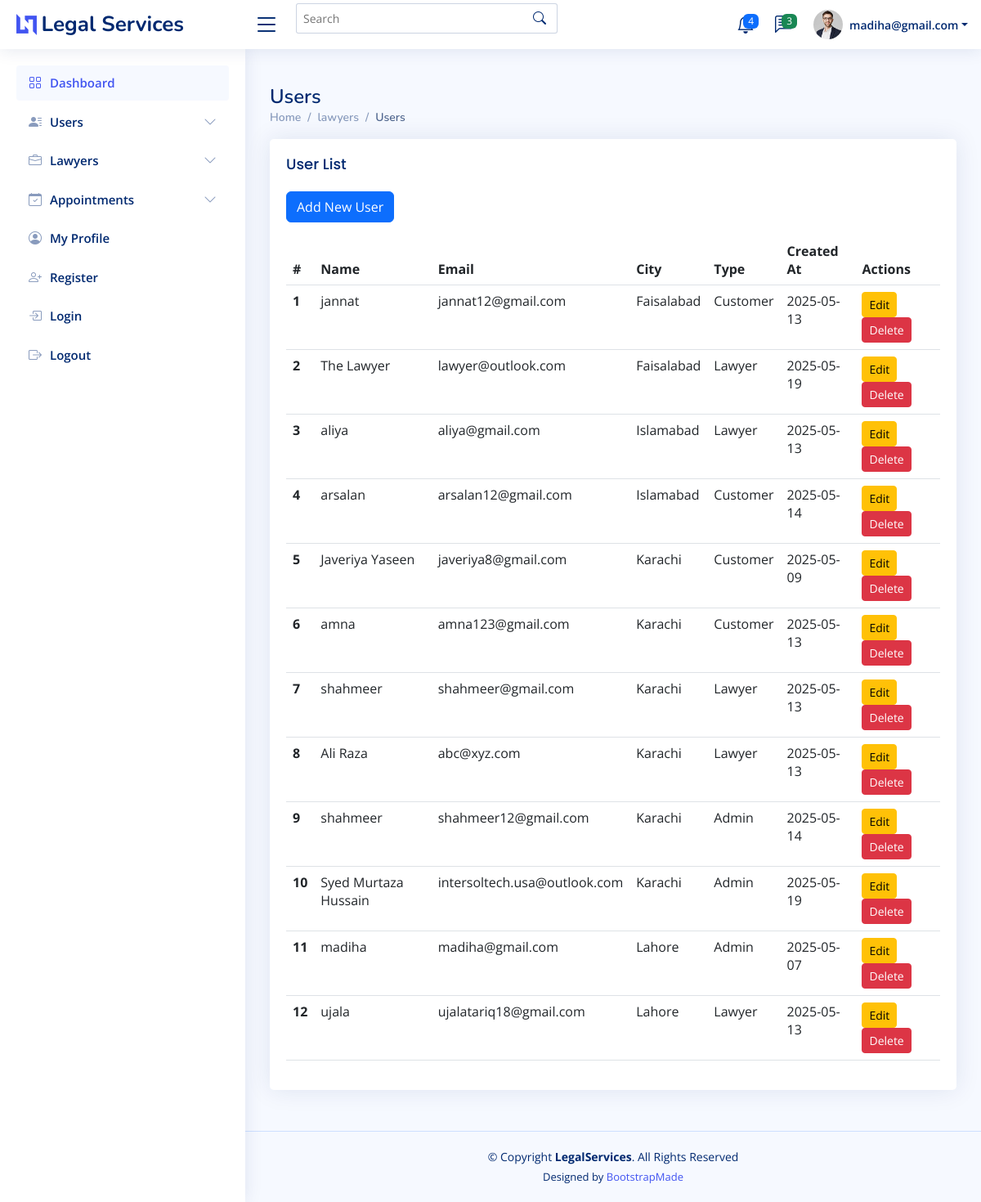
The page /admin/users.php (signed in) on the database its author committed.
### tables this page shows
CREATE TABLE `users` (
  `user_id` int(11) NOT NULL,
  `name` varchar(100) NOT NULL,
  `email` varchar(150) NOT NULL,
  `password` varchar(255) NOT NULL,
  `profile_photo` varchar(255) DEFAULT NULL,
  `user_type` enum('Customer','Lawyer','Admin') NOT NULL,
  `city_id` int(11) DEFAULT NULL,
  `created_at` timestamp NOT NULL DEFAULT current_timestamp(),
  `contact_info` varchar(255) DEFAULT NULL
);

CREATE TABLE `cities` (
  `city_id` int(11) NOT NULL,
  `city_name` varchar(100) NOT NULL
);

### admin/users.php (the view)
<?php
include('inc.header.php');
$users = [];
$sql = "SELECT users.*, cities.city_name
        FROM users
        JOIN cities ON users.city_id = cities.city_id";
$result = mysqli_query($conn, $sql);
if ($result && mysqli_num_rows($result) > 0) {
    while ($row = mysqli_fetch_assoc($result)) {
        $users[] = $row;
    }
}
?>
<main id="main" class="main">
  <div class="pagetitle">
    <h1>Users</h1>
    <nav>
      <ol class="breadcrumb">
        <li class="breadcrumb-item"><a href="index.php">Home</a></li>
        <li class="breadcrumb-item"><a href="lawyers.php">lawyers</a></li>
        <li class="breadcrumb-item active">Users</li>
      </ol>
    </nav>
  </div>
  <section class="section">
    <div class="row">
      <div class="col-lg-12">
        <div class="card">
          <div class="card-body">
            <h5 class="card-title">User List</h5>
            <a href="user.create.php" class="btn btn-primary mb-3">Add New User</a>
            <table class="table datatable">
              <thead>
                <tr>
                  <th>#</th>
                  <th>Name</th>
                  <th>Email</th>
                  <th>City</th>
                  <th>Type</th>
                  <th>Created At</th>
                  <th>Actions</th>
                </tr>
              </thead>
              <tbody>
                <?php if (!empty($users)): ?>
                  <?php foreach ($users as $index => $user): ?>
                    <tr>
                      <th scope="row"><?= $index + 1 ?></th>
                      <td><?= htmlspecialchars($user['name']) ?></td>
                      <td><?= htmlspecialchars($user['email']) ?></td>
                      <td><?= htmlspecialchars($user['city_name']) ?></td>
                      <td><?= htmlspecialchars($user['user_type']) ?></td>
                      <td><?= date('Y-m-d', strtotime($user['created_at'])) ?></td>
                      <td>
                        <a href="user.edit.php?id=<?= $user['user_id'] ?>" class="btn btn-sm btn-warning">Edit</a>
                        <a href="user.delete.php?id=<?= $user['user_id'] ?>" class="btn btn-sm btn-danger"
                           onclick="return confirm('Are you sure you want to delete this user?');">Delete</a>
                      </td>
                    </tr>
                  <?php endforeach; ?>
                <?php else: ?>
                  <tr><td colspan="6" class="text-center">No users found.</td></tr>
                <?php endif; ?>
              </tbody>
            </table>
          </div>
        </div>
      </div>
    </div>
  </section>
</main>
<?php include('inc.footer.php'); ?>

### admin/assets/css/style.css (style rules this page uses)
:root { scroll-behavior: smooth; }
body { font-family: "Open Sans", sans-serif; background: #f6f9ff; color: #444444; }
a { color: #4154f1; text-decoration: none; }
h1, h2, h3, h4, h5, h6 { font-family: "Nunito", sans-serif; }
#main { margin-top: 60px; padding: 20px 30px; transition: all 0.3s; }
.pagetitle { margin-bottom: 10px; }
.pagetitle h1 { font-size: 24px; margin-bottom: 0; font-weight: 600; color: #012970; }
.card { margin-bottom: 30px; border: none; border-radius: 5px; box-shadow: 0px 0 30px rgba(1, 41, 112, 0.1); }
.card-title { padding: 20px 0 15px 0; font-size: 18px; font-weight: 500; color: #012970; font-family: "Poppins", sans-serif; }
.card-body { padding: 0 20px 20px 20px; }
.breadcrumb { font-size: 14px; font-family: "Nunito", sans-serif; color: #899bbd; font-weight: 600; }
.breadcrumb a { color: #899bbd; transition: 0.3s; }
.breadcrumb .breadcrumb-item::before { color: #899bbd; }
.breadcrumb .active { color: #51678f; font-weight: 600; }
@media (min-width: 1200px) { #main, #footer { margin-left: 300px; } }

### rows shown on the page
users: name "jannat", email "jannat12@gmail.com", city.city_name "Faisalabad", user_type "Customer", created_at "2025-05-13"
users: name "The Lawyer", email "lawyer@outlook.com", city.city_name "Faisalabad", user_type "Lawyer", created_at "2025-05-19"
users: name "aliya", email "aliya@gmail.com", city.city_name "Islamabad", user_type "Lawyer", created_at "2025-05-13"
users: name "arsalan", email "arsalan12@gmail.com", city.city_name "Islamabad", user_type "Customer", created_at "2025-05-14"
users: name "Javeriya Yaseen", email "javeriya8@gmail.com", city.city_name "Karachi", user_type "Customer", created_at "2025-05-09"
users: name "amna", email "amna123@gmail.com", city.city_name "Karachi", user_type "Customer", created_at "2025-05-13"
users: name "shahmeer", email "shahmeer@gmail.com", city.city_name "Karachi", user_type "Lawyer", created_at "2025-05-13"
users: name "Ali Raza", email "abc@xyz.com", city.city_name "Karachi", user_type "Lawyer", created_at "2025-05-13"
users: name "shahmeer", email "shahmeer12@gmail.com", city.city_name "Karachi", user_type "Admin", created_at "2025-05-14"
users: name "Syed Murtaza Hussain", email "intersoltech.usa@outlook.com", city.city_name "Karachi", user_type "Admin", created_at "2025-05-19"
users: name "madiha", email "madiha@gmail.com", city.city_name "Lahore", user_type "Admin", created_at "2025-05-07"
users: name "ujala", email "ujalatariq18@gmail.com", city.city_name "Lahore", user_type "Lawyer", created_at "2025-05-13"

### other values the page prints
$_SESSION['Email'] "madiha@gmail.com"
